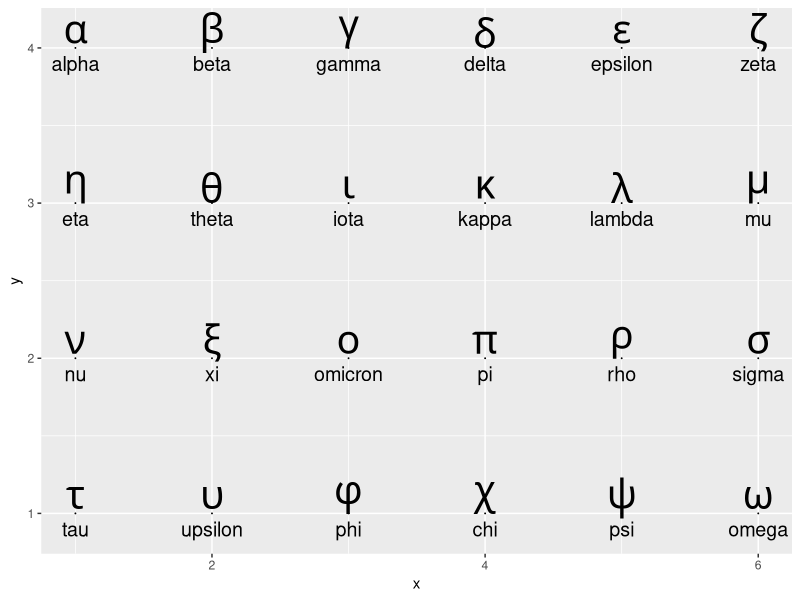
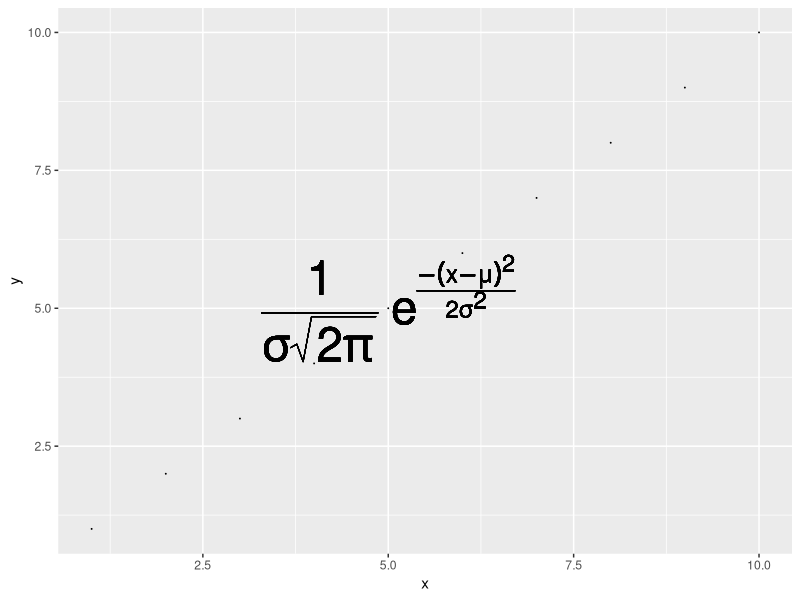
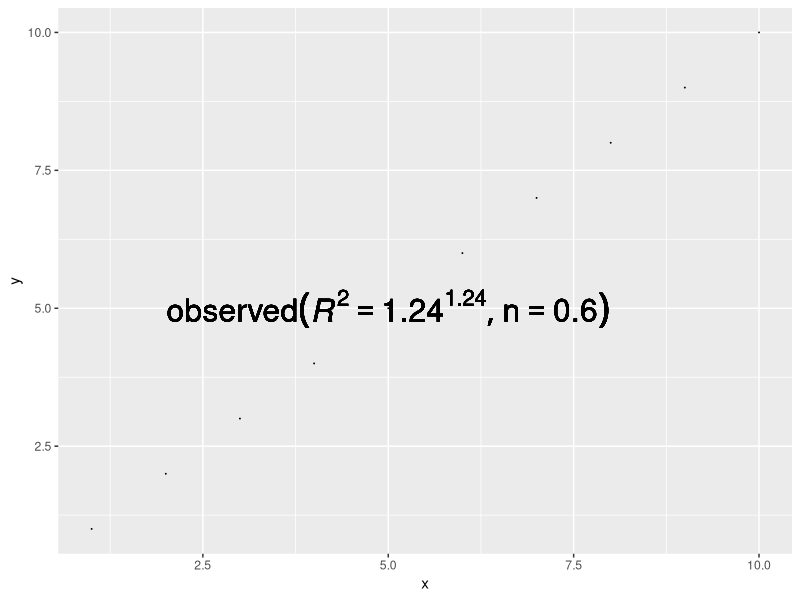
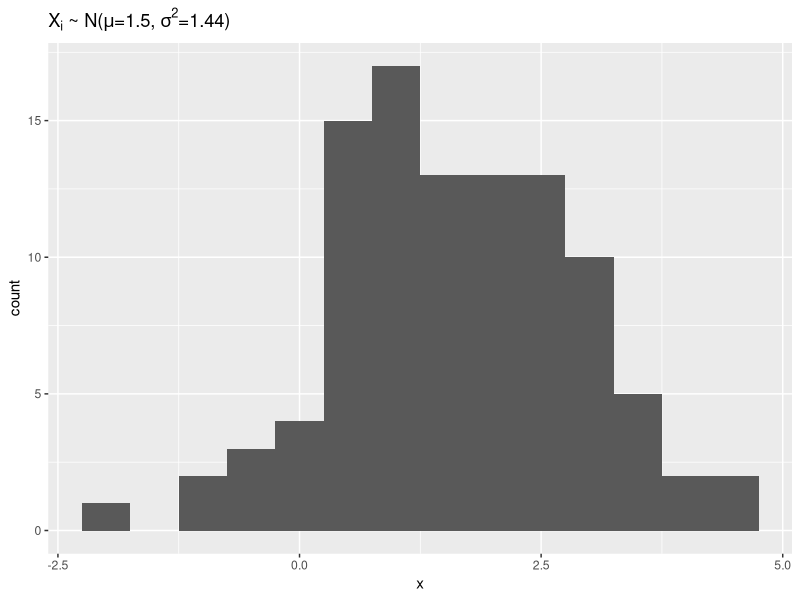

Write the R code that produced these figures, in order.
## ---- chunk 1
color_block = function(color) {
  function(x, options) sprintf('\\color{%s}\\begin{verbatim}%s\\end{verbatim}',
                               color, x)
}

## 将错误信息用红色字体显示
knitr::knit_hooks$set(error = color_block('red'))

## ---- chunk 2

## ---- chunk 3

## ---- chunk 4

## ---- chunk 5
library(ggplot2);
greeks <- c("Alpha", "Beta", "Gamma", "Delta", "Epsilon", "Zeta",
            "Eta", "Theta", "Iota", "Kappa", "Lambda", "Mu",
            "Nu", "Xi", "Omicron", "Pi", "Rho", "Sigma",
            "Tau", "Upsilon", "Phi", "Chi", "Psi", "Omega");

dat <- data.frame( x = rep( 1:6, 4 ), y = rep( 4:1, each = 6), greek = greeks );

plot2 <- 
  ggplot( dat, aes(x=x,y=y) ) + geom_point(size = 0) +
    # 画希腊字符，注意下面两行代码的区别
    geom_text( aes( x, y + 0.1, label = tolower( greek ) ), size = 10, parse = T ) +
    geom_text( aes( x, y - 0.1, label = tolower( greek ) ), size = 5  );
## ---- chunk 6
plot2;
## ---- chunk 7
eq <- expression(paste(frac(1, sigma*sqrt(2*pi)), " ",
                       plain(e)^{frac(-(x-mu)^2, 2*sigma^2)}));

ggplot( data.frame(x=1:10, y=1:10), aes( x,y ) ) + 
    geom_point( size = 0 ) +
    geom_text(data = NULL, x = 5, y = 5, size = 12,
              label = as.character(eq), parse = TRUE );
## ---- chunk 8
library(ggplot2);
x <- 1.24;
y <- 0.6;

ex <- bquote(.(parse(text=paste( "observed (", "italic(R)^2==", 
                               x,  "^bold(", x, "), n == ", y, ")", 
                               sep = "  " ))) );

ggplot( data.frame(x=1:10, y=1:10), aes( x,y ) ) + geom_point( size = 0 ) +
    geom_text(data = NULL, x = 5, y = 5, size = 8,
              label = as.character(ex), parse = TRUE );
## ---- chunk 9
x_mean <- 1.5;
x_sd <- 1.2;

# 表达式
ex <- substitute(
    paste(X[i], " ~ N(", mu, "=", m, ", ", sigma^2, "=", s2, ")"),
    list(m = x_mean, s2 = x_sd^2)
);

# histogram
ggplot( data.frame( x = rnorm(100, x_mean, x_sd) ), aes( x ) ) +
    geom_histogram( binwidth=0.5 ) +
    ggtitle(ex); ## 为什么不需要 parse = TURE ???? 
